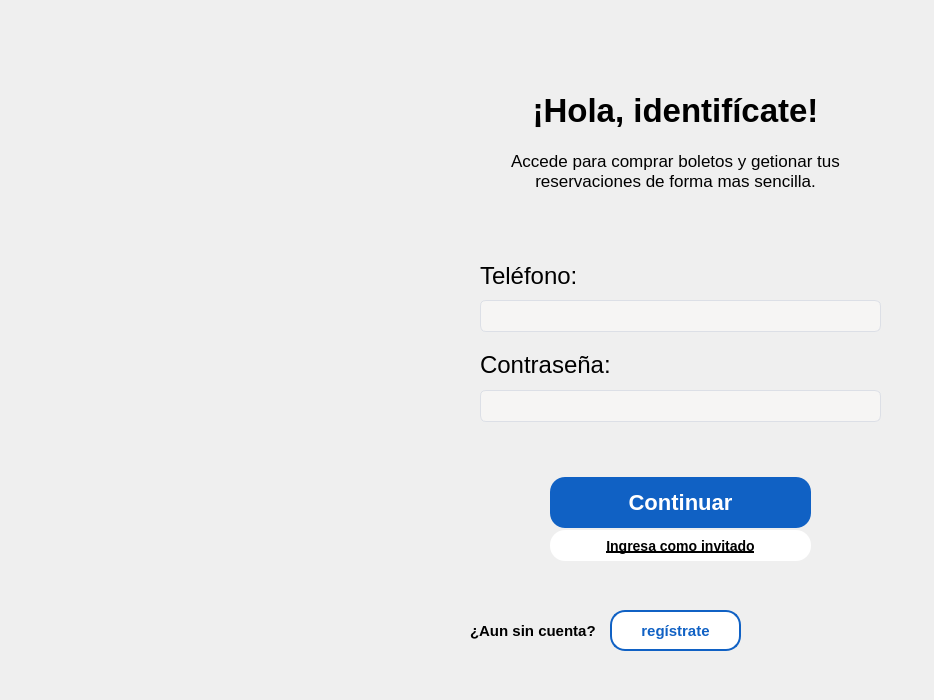
<?xml version="1.0" encoding="UTF-8"?>
<ui version="4.0">
 <class>Form</class>
 <widget class="QWidget" name="Form">
  <property name="geometry">
   <rect>
    <x>0</x>
    <y>0</y>
    <width>934</width>
    <height>700</height>
   </rect>
  </property>
  <property name="windowTitle">
   <string>Form</string>
  </property>
  <widget class="QLabel" name="label_estatico_sincuenta">
   <property name="geometry">
    <rect>
     <x>470</x>
     <y>620</y>
     <width>131</width>
     <height>21</height>
    </rect>
   </property>
   <property name="font">
    <font>
     <pointsize>11</pointsize>
     <bold>true</bold>
     <underline>false</underline>
    </font>
   </property>
   <property name="text">
    <string>¿Aun sin cuenta?</string>
   </property>
  </widget>
  <widget class="QLabel" name="label_imagen_identificate">
   <property name="geometry">
    <rect>
     <x>0</x>
     <y>0</y>
     <width>451</width>
     <height>721</height>
    </rect>
   </property>
   <property name="text">
    <string/>
   </property>
   <property name="pixmap">
    <pixmap>recursos/recursos_usuario/image(4).png</pixmap>
   </property>
  </widget>
  <widget class="QLineEdit" name="lineEdit_contrasena">
   <property name="geometry">
    <rect>
     <x>480</x>
     <y>390</y>
     <width>401</width>
     <height>32</height>
    </rect>
   </property>
   <property name="minimumSize">
    <size>
     <width>0</width>
     <height>32</height>
    </size>
   </property>
   <property name="maximumSize">
    <size>
     <width>16777215</width>
     <height>24</height>
    </size>
   </property>
   <property name="font">
    <font>
     <pointsize>-1</pointsize>
    </font>
   </property>
   <property name="styleSheet">
    <string notr="true">QLineEdit {
    background-color: rgb(246, 245, 244);
    border: 1px solid #dcdfe6;
    border-radius: 6px;
    padding: 6px 12px;
    font-size: 13px;
    color: #606266;
    min-height: 18px;
}
</string>
   </property>
   <property name="inputMask">
    <string/>
   </property>
   <property name="echoMode">
    <enum>QLineEdit::EchoMode::Password</enum>
   </property>
  </widget>
  <widget class="QLabel" name="label_estatico_telefono">
   <property name="geometry">
    <rect>
     <x>480</x>
     <y>260</y>
     <width>111</width>
     <height>31</height>
    </rect>
   </property>
   <property name="font">
    <font>
     <pointsize>18</pointsize>
    </font>
   </property>
   <property name="text">
    <string>Teléfono:</string>
   </property>
  </widget>
  <widget class="QPushButton" name="boton_invitado">
   <property name="geometry">
    <rect>
     <x>550</x>
     <y>530</y>
     <width>261</width>
     <height>31</height>
    </rect>
   </property>
   <property name="font">
    <font>
     <pointsize>-1</pointsize>
     <bold>true</bold>
     <underline>true</underline>
    </font>
   </property>
   <property name="styleSheet">
    <string notr="true">QPushButton{
	background: white;
	color:#00000;
	border:none;
	border-radius: 15px;
	font-weight: bold;
	font-size: 14px;
}
QPushButton:hover {
	background-color: rgb(222, 221, 218);
}

QPushButton:pressed {
	background-color: rgb(192, 191, 188);
}</string>
   </property>
   <property name="text">
    <string>Ingresa como invitado</string>
   </property>
  </widget>
  <widget class="QLabel" name="label_estatico_identificatetxt">
   <property name="geometry">
    <rect>
     <x>470</x>
     <y>150</y>
     <width>411</width>
     <height>41</height>
    </rect>
   </property>
   <property name="font">
    <font>
     <pointsize>13</pointsize>
    </font>
   </property>
   <property name="text">
    <string>Accede para comprar boletos y getionar tus reservaciones de forma mas sencilla.</string>
   </property>
   <property name="alignment">
    <set>Qt::AlignmentFlag::AlignCenter</set>
   </property>
   <property name="wordWrap">
    <bool>true</bool>
   </property>
  </widget>
  <widget class="QPushButton" name="boton_registrate">
   <property name="geometry">
    <rect>
     <x>610</x>
     <y>610</y>
     <width>131</width>
     <height>41</height>
    </rect>
   </property>
   <property name="font">
    <font>
     <pointsize>-1</pointsize>
     <bold>true</bold>
    </font>
   </property>
   <property name="styleSheet">
    <string notr="true">QPushButton{
	background: white;
	color:#1061C4;
	border: 2px solid #1061C4;
	border-radius: 15px;
	font-weight: bold;
	font-size: 15px;
}
QPushButton:hover {
    background-color: #0D4FAB;    
}

QPushButton:pressed {
    background-color: #0A3F8A;     
}</string>
   </property>
   <property name="text">
    <string>regístrate</string>
   </property>
  </widget>
  <widget class="QLabel" name="label_estatico_identificate">
   <property name="geometry">
    <rect>
     <x>470</x>
     <y>90</y>
     <width>411</width>
     <height>41</height>
    </rect>
   </property>
   <property name="font">
    <font>
     <pointsize>25</pointsize>
     <bold>true</bold>
    </font>
   </property>
   <property name="text">
    <string>¡Hola, identifícate!</string>
   </property>
   <property name="alignment">
    <set>Qt::AlignmentFlag::AlignCenter</set>
   </property>
  </widget>
  <widget class="QLineEdit" name="lineEdit_telefono">
   <property name="geometry">
    <rect>
     <x>480</x>
     <y>300</y>
     <width>401</width>
     <height>32</height>
    </rect>
   </property>
   <property name="minimumSize">
    <size>
     <width>0</width>
     <height>32</height>
    </size>
   </property>
   <property name="maximumSize">
    <size>
     <width>16777215</width>
     <height>24</height>
    </size>
   </property>
   <property name="font">
    <font>
     <pointsize>-1</pointsize>
    </font>
   </property>
   <property name="styleSheet">
    <string notr="true">QLineEdit {
    background-color: rgb(246, 245, 244);
    border: 1px solid #dcdfe6;
    border-radius: 6px;
    padding: 6px 12px;
    font-size: 13px;
    color: #606266;
    min-height: 18px;
}

</string>
   </property>
   <property name="inputMask">
    <string>9999999999</string>
   </property>
  </widget>
  <widget class="QLabel" name="label_estatico_contrasena">
   <property name="geometry">
    <rect>
     <x>480</x>
     <y>349</y>
     <width>141</width>
     <height>31</height>
    </rect>
   </property>
   <property name="font">
    <font>
     <pointsize>18</pointsize>
    </font>
   </property>
   <property name="text">
    <string>Contraseña:</string>
   </property>
  </widget>
  <widget class="QPushButton" name="boton_continuar">
   <property name="geometry">
    <rect>
     <x>550</x>
     <y>477</y>
     <width>261</width>
     <height>51</height>
    </rect>
   </property>
   <property name="font">
    <font>
     <pointsize>-1</pointsize>
     <bold>true</bold>
    </font>
   </property>
   <property name="styleSheet">
    <string notr="true">QPushButton{
	background: #1061C4;
	color:WHITE;
	border:none;
	border-radius: 15px;
	font-weight: bold;
	font-size: 22px;
}
QPushButton:hover {
    background-color: #0D4FAB;    
}

QPushButton:pressed {
    background-color: #0A3F8A;     
}</string>
   </property>
   <property name="text">
    <string>Continuar</string>
   </property>
  </widget>
 </widget>
 <resources/>
 <connections/>
</ui>
